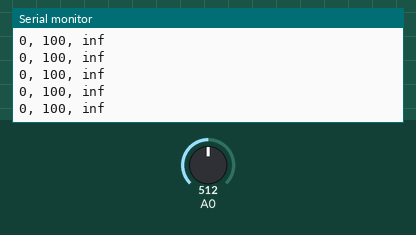
Simulated run of this sketch. Board: Arduino Uno, built with avr-gcc and run on an emulated ATmega328P. On the bench: the last lines printed to the serial monitor. Inputs (shaded band) come from the test bench; at power-on: A0 = 512.

Above: at 1.2 s.
1.3 s: A0 set to 716
At 1.32 s:
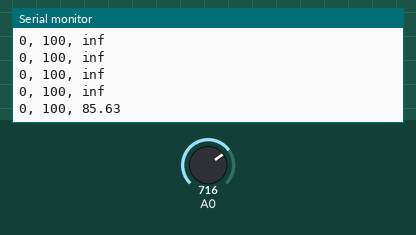
2.8 s: A0 set to 900
At 2.82 s:
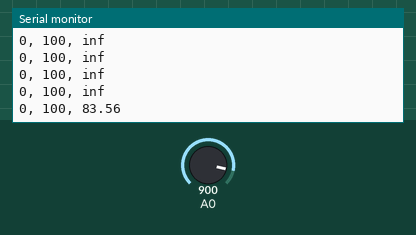

The sketch:

mic_test.ino
```cpp
void setup() {
  Serial.begin(9600);
}

void loop() {
  //Calcul de la valeur en dB SPL
  //Min et max du voltage pour le micro sur la période de mesure
  float min = analogRead(A0);
  float max = analogRead(A0);
  //Valeur brute lue à chaque instant
  float brute = 0;
  //Voltage pic à pic
  float vcc = 0;
  //Variable du volume en dB SPL
  float dB = 0.;
  //Variable du dBV
  float dBV = 0.;

  //On sauvegarde le temps de début
  float debut = millis();
  //Temps qu'on a pas regardé pendant 50ms
  while(millis() - debut < 50){
    //On lit la valeur actuelle
    brute = analogRead(A0);
    //Si elle est plus grande que le max, c'est le nouveau max
    if (brute > max){
      max = brute;
    }
    //Si elle est plus petite que le min, c'est le nouveau min
    if (brute < min){
      min = brute;
    }
  }

  //On calcul le VCC
  vcc = max - min;
  //On convertit le vcc en RMS
  vcc = vcc/2.82;
  //On convertit le RMS en dBV
  dBV = 20*log(vcc);
  //On calcul le dB SPL
  dB = dBV;

  //Affichage
  // read the value from the sensor with voltage
  Serial.print(0);
  Serial.print(", ");
  Serial.print(100);
  Serial.print(", ");
  Serial.println(dB);


}
```

Measured:
- after the input at 1.3 s, the serial monitor: prints a new line at once (image 1)
- after the input at 2.8 s, the serial monitor: prints a new line at once (image 2)
